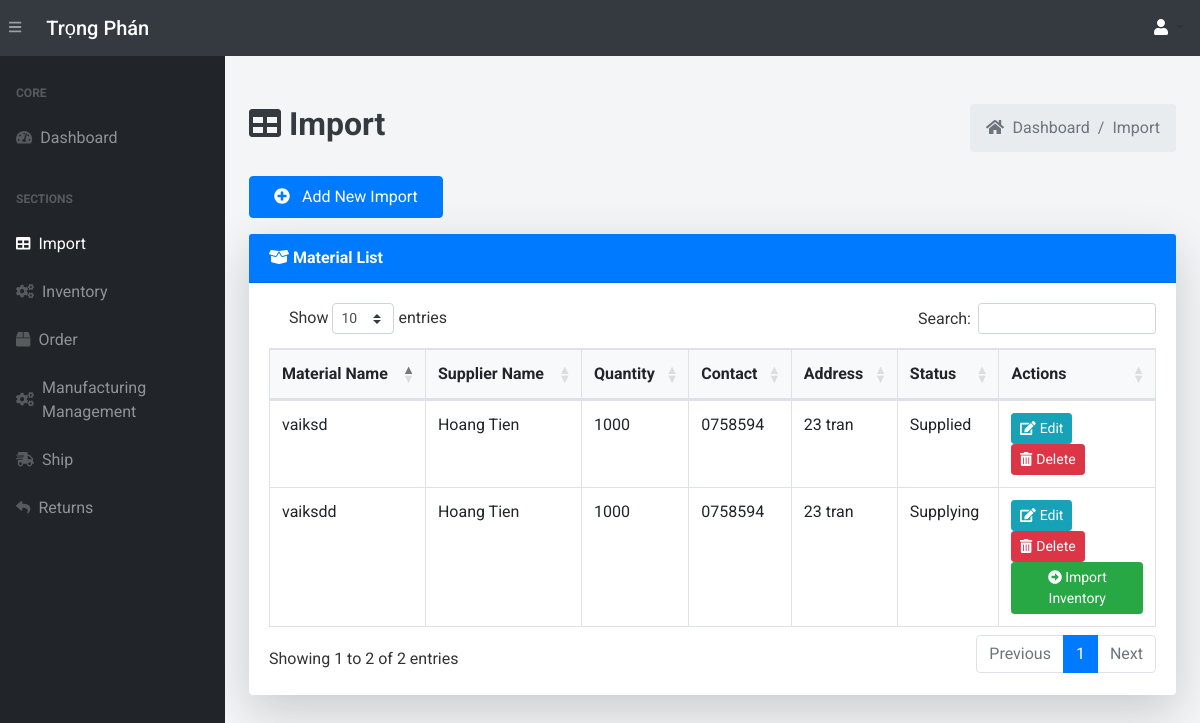
Page /import/ (signed in) on the earlier database version.
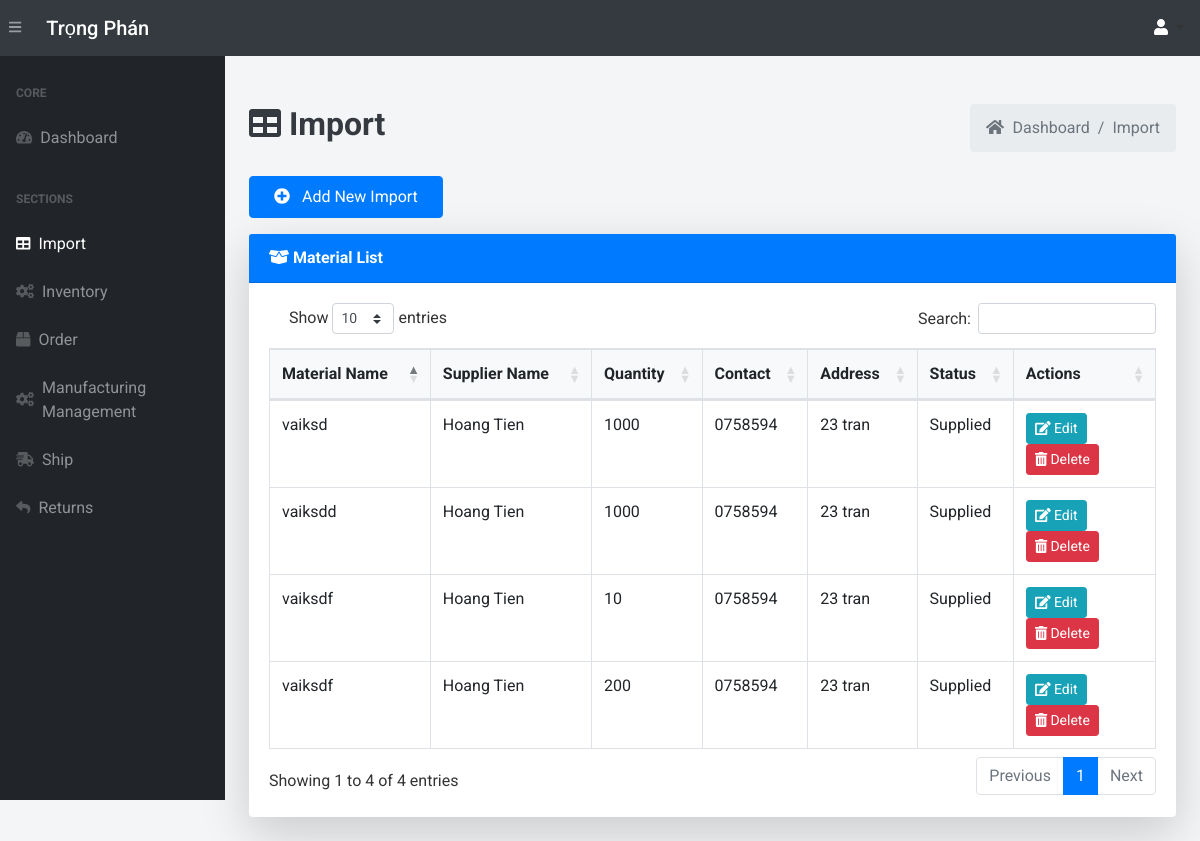
Same page on the later database version.
### app.py (models this page shows, shortened)
class Import(db.Model):
    __tablename__ = 'imports'
    import_id = db.Column(db.Integer, primary_key=True, autoincrement=True)
    material_name = db.Column(db.String(255), nullable=False)
    material_description = db.Column(db.String(255))
    quantity_in_stock = db.Column(db.Integer, default=0)
    reorder_level = db.Column(db.Integer, default=30)
    sup_name = db.Column(db.String(255), nullable=False)
    sup_contact_info = db.Column(db.String(255), nullable=False)
    sup_address = db.Column(db.String(255), nullable=False)
    status = db.Column(db.String(50), default="Supplying")
    section_name = db.Column(db.String(255))  # Section name for classification
    category = db.Column(db.String(255))  # Category of the material

### app.py (the view, shortened to what this page needs)
@app.route('/import/', methods=["GET", "POST"])
@login_required
def view_import():
    imports = Import.query.all()
    return render_template("import.html", imports=imports)

### app.py (called while the page is built, shortened)
@login_manager.user_loader
def load_user(user_id):
    return User.query.get(int(user_id))

def add_monthly_data():
    current_year = datetime.now().year
    months = [f"{current_year}-{str(month).zfill(2)}" for month in range(1, 4)]  # Tháng 1 đến tháng 6
    for month in months:
        existing_month_data = db.session.query(Order).filter(Order.order_date.like(f'{month}%')).first()
    db.session.commit()

@app.before_request
def initialize_data():
    add_monthly_data()

### templates/import.html (shortened to what this page needs)
{% extends 'base.html' %}
{% block content %}
<main>
    <div class="container-fluid mt-5">
        <div class="d-flex justify-content-between align-items-center mb-4">
            <h1 class="text-dark font-weight-bold" style="font-size: 2rem;">
                <i class="fas fa-table"></i> Import
            </h1>
            <ol class="breadcrumb mb-0">
                <li class="breadcrumb-item"><a href="/dashboard" class="text-decoration-none text-muted"><i class="fas fa-home mr-1"></i> Dashboard</a></li>
                <li class="breadcrumb-item"><a href="/import/" class="text-decoration-none text-muted">Import</a></li>
            </ol>
        </div>
        <div class="mb-3">
            <a href="/add-import" class="btn btn-primary px-4 py-2 hover-shadow">
                <i class="fas fa-plus-circle mr-2"></i> Add New Import
            </a>
        </div>
        <div class="card shadow-lg border-0 mb-4">
            <div class="card-header bg-primary text-white font-weight-bold">
                <i class="fas fa-box-open"></i> Material List
            </div>
            <div class="card-body">
                <table class="table table-bordered table-hover" id="dataTable" width="100%" cellspacing="0">
                    <thead class="bg-light">
                        <tr>
                            <th>Material Name</th>
                            <th>Supplier Name</th>
                            <th>Quantity</th>
                            <th>Contact</th>
                            <th>Address</th>
                            <th>Status</th>
                            <th>Actions</th>
                        </tr>
                    </thead>
                    <tbody>
                        {% for import_record in imports %}
                        <tr>
                            <td>{{ import_record.material_name }}</td>
                            <td>{{ import_record.sup_name }}</td>
                            <td>{{ import_record.quantity_in_stock }}</td>
                            <td>{{ import_record.sup_contact_info }}</td>
                            <td>{{ import_record.sup_address }}</td>
                            <td>{{ import_record.status }}</td>
                            <td>
                                <a href="/update-import/{{ import_record.import_id }}" class="btn btn-info btn-sm hover-shadow">
                                    <i class="fas fa-edit"></i> Edit
                                </a>
                                <form action="{{ url_for('delete_import', import_id=import_record.import_id) }}" method="POST" style="display:inline;">
                                    <button type="submit" class="btn btn-danger btn-sm hover-shadow" onclick="return confirm('Are you sure you want to delete this import item?')">
                                        <i class="fas fa-trash-alt"></i> Delete
                                    </button>
                                </form><br>
                                {% if import_record.status == 'Supplying' or import_record.status == 'Supply' %}
                                <form action="{{ url_for('update_import_status', import_id=import_record.import_id) }}" method="POST" style="display:inline;">
                                    <button type="submit" class="btn btn-success btn-sm hover-shadow">
                                        <i class="fas fa-arrow-alt-circle-right"></i> Import Inventory
                                    </button>
                                </form>
                                {% endif %}
                            </td>
                        </tr>
                        {% endfor %}
                    </tbody>
                </table>
            </div>
        </div>
    </div>
</main>
{% endblock %}

### templates/base.html (shortened to what this page needs)
<!DOCTYPE html>
<html lang="en">
<head>
    <link href="https://stackpath.bootstrapcdn.com/bootstrap/4.5.2/css/bootstrap.min.css" rel="stylesheet">
    <link href="https://cdnjs.cloudflare.com/ajax/libs/bootstrap-select/1.13.1/css/bootstrap-select.min.css" rel="stylesheet">
    <link href="https://cdnjs.cloudflare.com/ajax/libs/animate.css/4.1.1/animate.min.css" rel="stylesheet">
    <link href="https://cdn.datatables.net/1.10.20/css/dataTables.bootstrap4.min.css" rel="stylesheet" />
    <link rel="stylesheet" href="{{ url_for('static', filename='css/bootstrap/styles.css') }}">
</head>
<body class="sb-nav-fixed">
    <nav class="sb-topnav navbar navbar-expand navbar-dark bg-dark">
        <button class="btn btn-link btn-sm order-1 order-lg-0" id="sidebarToggle" href="#">
            <i class="fas fa-bars"></i>
        </button>
        <a class="navbar-brand" href="/">Trọng Phán</a>
        <div class="d-flex align-items-center ml-3 ml-lg-auto">
            <div class="dropdown">
                <span class="dropdown-toggle" id="userDropdown" data-toggle="dropdown" aria-haspopup="true" aria-expanded="false" style="cursor: pointer;">
                    <i class="fas fa-user" style="color:white"></i>
                </span>
            </div>
        </div>
    </nav>
    <div id="layoutSidenav">
        <div id="layoutSidenav_nav">
            <nav class="sb-sidenav accordion sb-sidenav-dark" id="sidenavAccordion">
                <div class="sb-sidenav-menu">
                    <div class="nav">
                        <div class="sb-sidenav-menu-heading">Core</div>
                        <a class="nav-link" href="/dashboard/">
                            <div class="sb-nav-link-icon"><i class="fas fa-tachometer-alt"></i></div>
                            Dashboard
                        </a>
                        <div class="sb-sidenav-menu-heading">Sections</div>
                        <a class="nav-link" href="/import/">
                            <div class="sb-nav-link-icon"><i class="fas fa-table"></i></div>
                            Import
                        </a>
                        <a class="nav-link" href="/inventory/">
                            <div class="sb-nav-link-icon"><i class="fas fa-cogs"></i></div>
                            Inventory
                        </a>
                        <a class="nav-link" href="/order/">
                            <div class="sb-nav-link-icon"><i class="fas fa-box"></i></div>
                            Order
                        </a>
                        <a class="nav-link" href="/view-product-batches/">
                            <div class="sb-nav-link-icon"><i class="fas fa-cogs"></i></div>
                            Manufacturing Management
                        </a>
                        <a class="nav-link" href="/shipping-queue/">
                            <div class="sb-nav-link-icon"><i class="fas fa-shipping-fast"></i></div>
                            Ship
                        </a>
                        <a class="nav-link" href="/create-return">
                            <div class="sb-nav-link-icon"><i class="fas fa-reply"></i></div>
                            Returns
                        </a>
                    </div>
                </div>
            </nav>
        </div>
        <div id="layoutSidenav_content">
            {% block content %}{% endblock %}
        </div>
    </div>
    <link href="https://cdn.jsdelivr.net/npm/select2@4.1.0-rc.0/dist/css/select2.min.css" rel="stylesheet" />
</body>
</html>

### templates/base.html (style rules this page uses)
body { font-family: 'Roboto', sans-serif; background-color: #f4f5f7; color: #333; }
.navbar { background-color: #007bff; }
.navbar a { color: white !important; font-weight: 500; }
.sb-nav-link-icon { color: #28a745; }
.sb-sidenav-dark { background-color: #212529; }
.sb-sidenav-menu-heading { color: #f8f9fa; text-transform: uppercase; font-weight: bold; }
#dataTable { width: 100% !important; margin-top: 20px; }

Differences in the rows shown:
changed Import "vaiksdd": status "Supplying" → "Supplied"; no longer shows "Import Inventory"
added Import: material_name "vaiksdf", sup_name "Hoang Tien", quantity_in_stock "10", sup_contact_info "0758594", sup_address "23 tran", status "Supplied"
added Import: material_name "vaiksdf", sup_name "Hoang Tien", quantity_in_stock "200", sup_contact_info "0758594", sup_address "23 tran", status "Supplied"
Other differences:
text written by a page script: "Show entries Search: Showing 1 to 2 of 2 entries Previous 1 Next" → "Show entries Search: Showing 1 to 4 of 4 entries Previous 1 Next"
